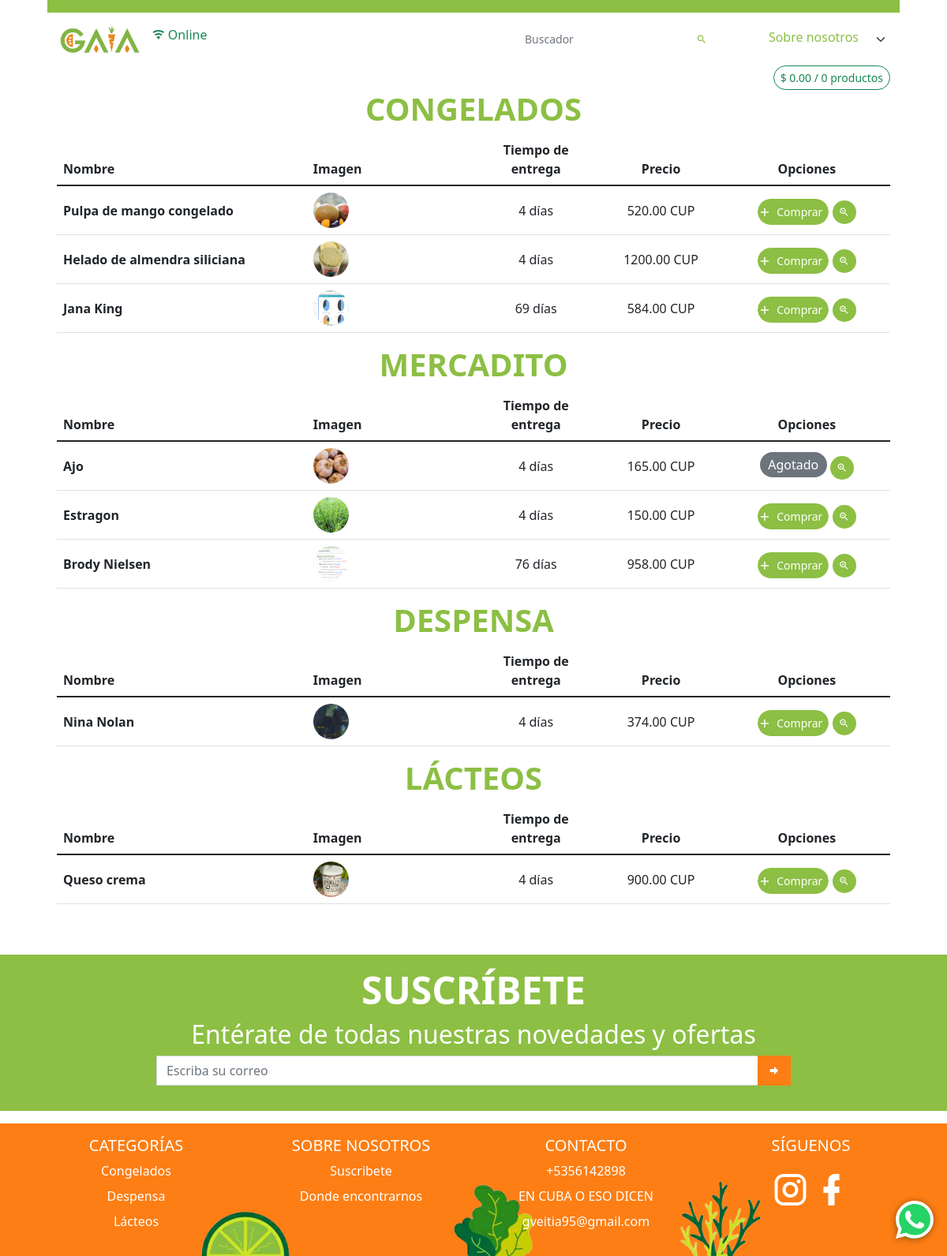
Page /catalogo/CUP/ on the earlier database version.
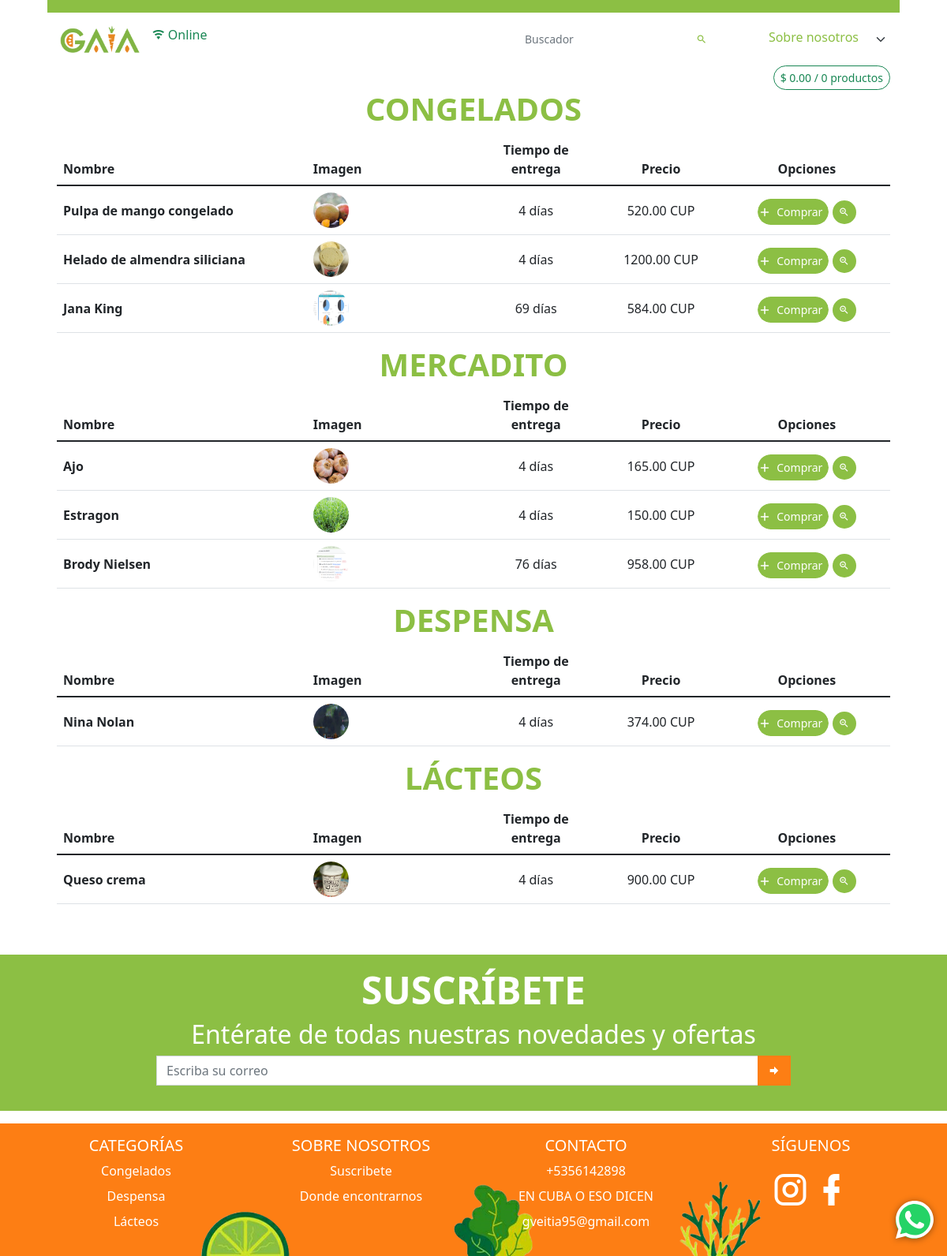
Same page on the later database version.
### app_main/models.py (models this page shows, shortened)
class Product(models.Model):
    category = models.ForeignKey(Category, on_delete=models.CASCADE, verbose_name='Categoría')
    image = models.ImageField(upload_to='product/img', verbose_name='Imagen Principal', null=True)
    name = models.CharField(max_length=100, verbose_name='Nombre')
    price = models.DecimalField(max_digits=9, verbose_name='Precio', decimal_places=2, help_text='Poner en base a CUP')
    old_price = models.DecimalField(max_digits=9, verbose_name='Precio anterior', decimal_places=2, null=True,
                                    help_text='Este precio debería ser mayor al precio actual', blank=True)
    info = RichTextField(max_length=400, verbose_name='Información', null=True, blank=True)
    about = RichTextField(max_length=400, verbose_name='Sobre el producto', null=True, blank=True)
    is_active = models.BooleanField(default=True, verbose_name='Visible')
    is_important = models.BooleanField(default=True, verbose_name='Destacado')
    stock = models.IntegerField(verbose_name='Cantidad de inventario', default=1)
    date_updated = models.DateTimeField(auto_now=True, null=True, blank=True)
    sales = models.PositiveIntegerField(verbose_name='Ventas', default=0)
    delivery_time = models.PositiveSmallIntegerField('Tiempo de entrega (días)')
    moneda = models.CharField('Moneda', choices=(
        ('CUP', 'CUP'),
        ('Euro', 'Euro'),
        ('Ambas', 'Ambas'),
    ), default='CUP', max_length=200)
    codigo = models.CharField('Código', max_length=100, editable=False, null=True, blank=True)
    class Meta:
        verbose_name = 'Producto'
        verbose_name_plural = 'Productos'
        ordering = ('category',)
    def info_tag(self):
        return mark_safe(self.info)
    def get_image(self):
        if self.image:
            return self.image.url
        return f'{STATIC_URL}img/empty.png'
    def img_link(self):
        if self.image:
            return mark_safe(
                f'<a href="{self.image.url}"><img src="{self.image.url}" class="agrandar mb-2 mr-2" '
                f'width="50" height="50" /></a>')
        return mark_safe(
            f'<a href="{STATIC_URL}img/empty.png"><img src="{STATIC_URL}img/empty.png" class="agrandar mb-2 mr-2" '
            f'width="50" height="50" /></a>')
    def has_old_price(self):
        return mark_safe(f'<img src="{STATIC_URL}admin/img/icon-yes.svg" alt="True">') if self.old_price else mark_safe(
            f'<img src="{STATIC_URL}admin/img/icon-no.svg" alt="False">')
    has_old_price.short_description = 'Tiene descuento'
    img_link.short_description = 'Vista previa'
    info_tag.short_description = 'Información'

### app_main/views.py (the view)
# urls.py: path('catalogo/CUP/', CatalogoCUPView.as_view(), name='catalogo-cup'),
class CatalogoCUPView(StartPageCUP):
    template_name = 'catalogo.html'
    def get_context_data(self, *, object_list=None, **kwargs):
        context = super().get_context_data()
        context['title'] = 'Catálogo | Productos CUP'
        context['tipo_moneda'] = 'CUP'
        return context

### app_cart/cart.py (called while the page is built)
    def all(self, ):
        return list(self.session[settings.CART_SESSION_ID].values())

### app_main/models.py (called while the page is built)
    def __str__(self):
        return self.name

    @property
    def get_prods_count(self):
        return self.product_set.count() if self.product_set.exists() else 0

### app_main/views.py (called while the page is built)
    def get_queryset(self):
        qs = super().get_queryset()
        if self.request.GET.get('search'):
            qs = qs.filter(name__icontains=self.request.GET.get('search'))
            self.request.session['search'] = self.request.GET.get('search')
            self.request.session['active'] = '2'
        elif 'search' in self.request.session:
            del self.request.session['search']
            del self.request.session['active']
        self.request.session['index_url'] = str(reverse_lazy('index-cup'))
        return qs

    def dispatch(self, request, *args, **kwargs):
        self.request.session['active_cart'] = None
        return super().dispatch(request, *args, **kwargs)

    def dispatch(self, request, *args, **kwargs):
        return super().dispatch(request, *args, **kwargs)

### app_main/templates/catalogo.html (shortened to what this page needs)
{% extends 'startpage.html' %}
{% load static %}
{% block navbar %}
    <nav class="navbar bg-semi-success"></nav>
    <nav class="navbar bg-white navbar-expand-sm" style="vertical-align: middle">
        <ul class="navbar-nav">
            <li class="nav-item">
                <div class="nav-link">
                    <a href="{{ index_url }}"><img
                            src="{% if business.img_principal %} {{ business.img_principal.url }} {% else %} {% static logo %} {% endif %}"
                            class="ps-2" alt="gaia" height="35"></a>
                </div>
            </li>
            <li class="nav-item">
                <a class="nav-link">
                    <span id="on-off" class="fs-6 rounded-pill"></span>
                </a>
            </li>
        </ul>
        <ul class="navbar-nav ms-auto ">
            <li class="nav-item">
                <div class="nav-link">
                    <form action="">
                        <div class="input-group input-group-sm pe-2">
                            <input type="search" class="form-control border-0 ps-0 rounded-0"
                                   placeholder="Buscador" value="{{ search }}"
                                   aria-label="Example text with button addon"
                                   aria-describedby="button-addon1" name="search">
                            <button class="btn border-0" type="submit" id="button-addon1"><i
                                    class="mdi mdi-magnify text-semi-success"></i></button>
                        </div>
                    </form>
                </div>
            </li>
            <li class="nav-item pe-1 py-1">
                <select class="form-select custom-select h-100 pt-0 text-end border-0 pe-5 text-semi-success"
                        id="select-info">
                    <option selected disabled>Sobre nosotros</option>
                </select>
            </li>
        </ul>
    </nav>
{% endblock %}
{% block content %}
    <div class="text-end">
        <button class="btn btn-outline-success btn-sm rounded-pill" type="button"
                data-bs-toggle="offcanvas"
                data-bs-target="#offcanvasRight" aria-controls="offcanvasRight" id="botoncito-verde">
        </button>
    </div>
    {% include 'table_products.html' %}
{% endblock %}

### templates/table_products.html (shortened to what this page needs)
{% for category in all_categories %}
    <div class="table-responsive">
        <h1 class="text-center text-semi-success text-uppercase display-6 fw-bold user-select-none"
            id="category{{ category.id }}">{{ category }}</h1>
        <table class="table table-hover">
            <thead>
            <tr>
                <th scope="col">Nombre</th>
                <th scope="col">Imagen</th>
                <th class="text-center" scope="col">Tiempo de entrega</th>
                <th class="text-center" scope="col">Precio</th>
                <th class="text-center" scope="col">Opciones</th>
            </tr>
            </thead>
            <tbody class="table-group-divider">
            {% for product in object_list %}
                {% if product.category == category %}
                    <tr class="" style="vertical-align: middle">
                        <th scope="row" style="width: 30%">{{ product.name }}</th>
                        <td style="width: 20%"><img src="{{ product.get_image }}" alt="image" height="45" width="45"
                                                    class="rounded-pill">
                        </td>
                        <td class="text-center " style="width: 15%">{{ product.delivery_time }} días</td>
                        <td class="text-center"
                            style="width: 15%">{{ product.price | floatformat:2 }} {{ tipo_moneda }}</td>
                        <td class="text-center" style="width: 20%">
                            {% if product.stock > 0 %}
                                <Button Class="Button add_to_cart mt-1 btn-success btn btn-success"
                                        name="{{ product.id }}">
                                    <Span>Comprar</Span>
                                </Button>
                            {% else %}
                                <span class="badge fs-6 fw-normal py-2 rounded-pill bg-secondary">Agotado</span>
                            {% endif %}
                            <button type="button"
                                    class="btn btn-success mt-1 border-0 bg-semi-success btn-sm rounded-pill btn-table-ver"
                                    data-bs-toggle="modal" data-bs-target="#product_modal" name="{{ product.id }}">
                                <i class="mdi mdi-magnify-plus-outline"></i>
                            </button>
                        </td>
                    </tr>
                {% endif %}
            {% endfor %}
            </tbody>
        </table>
    </div>
{% endfor %}

Differences in the rows shown:
changed Product "Ajo": stock "Agotado" → "Comprar"
